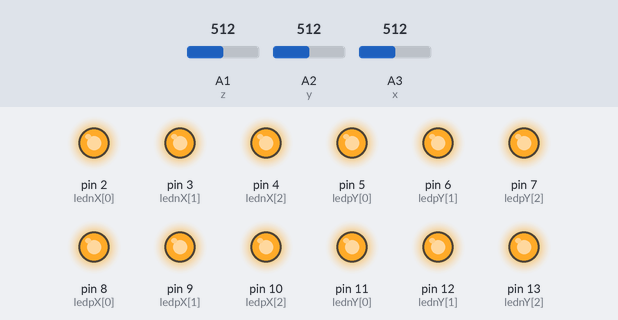
A sketch run on a simulated Arduino Uno, built with avr-gcc and run on an emulated ATmega328P. On the bench: output pins drawn as LEDs (lit = HIGH). The inputs (shaded band) are chosen by the test bench; at power-on: A1 (z) = 512, A2 (y) = 512, A3 (x) = 512.

Above: at 9.0 s.
9.1 s: A1 (z) set to 525
At 9.5 s:
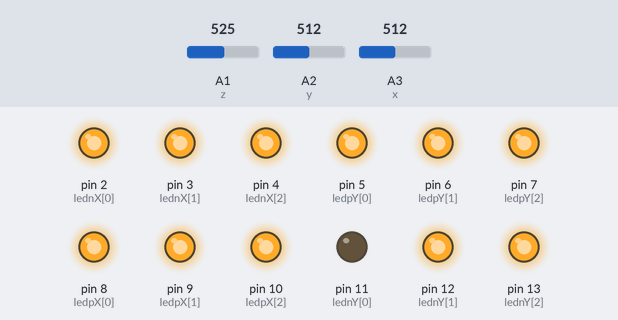
10.6 s: A2 (y) set to 514
At 10.9 s:
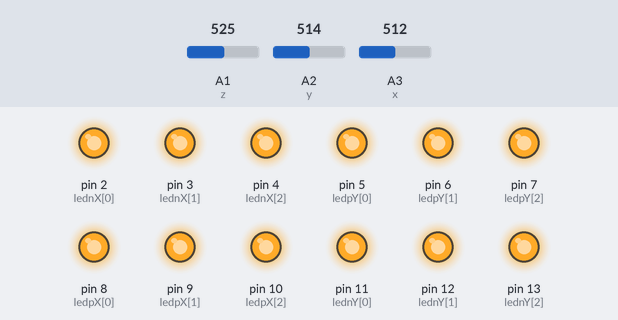
12.1 s: A3 (x) set to 529
At 13.1 s:
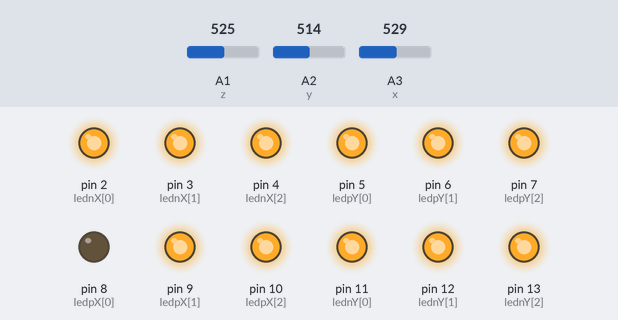
13.6 s: A3 (x) set to 716
At 14.2 s:
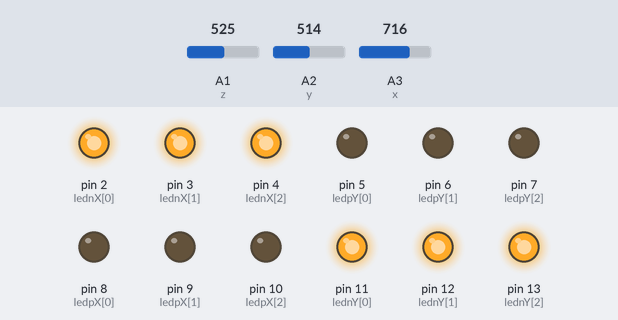
15.1 s: A1 (z) set to 716
At 15.6 s:
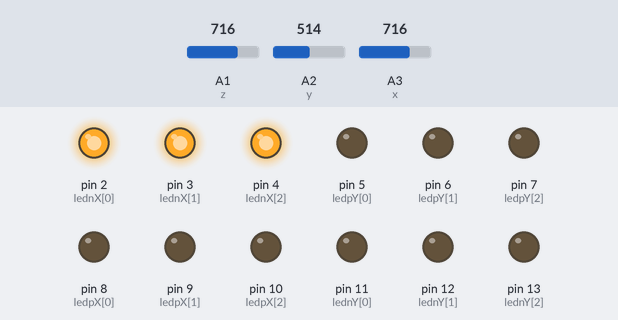
16.6 s: A3 (x) set to 900
At 17.8 s:
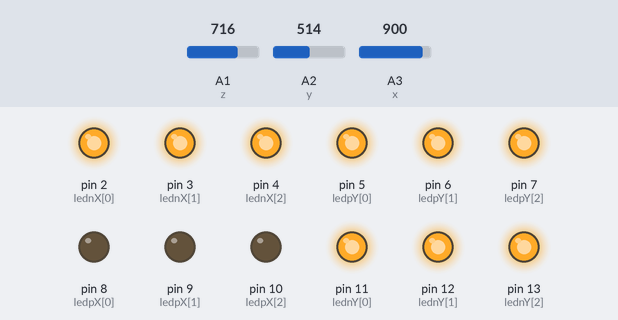
Timing chart, 0 to 19.1 s (numbered marks = the images above; inputs shaded):
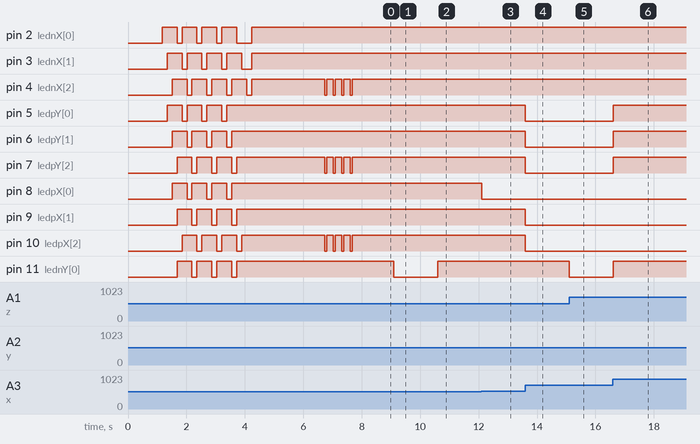

Measured:
- the behaviour switches between 524 and 525 on A1 (z) (found by bisection; images 0 and 1)
- the behaviour switches between 513 and 514 on A2 (y) (found by bisection; images 1 and 2)
- the behaviour switches between 528 and 529 on A3 (x) (found by bisection; images 2 and 3)
- after the input at 9.1 s, pin 11 (lednY[0]): HIGH → LOW at once
- after the input at 10.6 s, pin 11 (lednY[0]): LOW → HIGH at once
- after the input at 12.1 s, pin 8 (ledpX[0]): HIGH → LOW at once
- after the input at 13.6 s, pin 5 (ledpY[0]), pin 6 (ledpY[1]), pin 7 (ledpY[2]), pin 9 (ledpX[1]), pin 10 (ledpX[2]): HIGH → LOW at once
- after the input at 15.1 s, pin 11 (lednY[0]), pin 12 (lednY[1]), pin 13 (lednY[2]): HIGH → LOW at once
- after the input at 16.6 s, pin 5 (ledpY[0]), pin 6 (ledpY[1]), pin 7 (ledpY[2]), pin 11 (lednY[0]), pin 12 (lednY[1]), pin 13 (lednY[2]): LOW → HIGH at once

The sketch:

acce.ino
```cpp
//broche des valeurs de l'accéléromètre
const int z = A1;
const int y = A2;
const int x = A3;

const int lednX[3] = {2,3,4}; //leds pour les x positifs
const int ledpY[3] = {5,6,7}; //leds pour les y positifs
const int ledpX[3] = {8,9,10}; //leds pour les x negatifs
const int lednY[3] = {11,12,13}; //leds pour les y negatifs

//séquences d'allumages de led pour la mise en route du matériel
const int led1[19] = {2,5,8,11,2,5,8,11,2,5,8,11,2,5,8,11,2,2,2};
const int led2[19] = {3,3,6,9,12,3,6,9,12,3,6,9,12,3,6,9,12,3,3};
const int led3[19] = {4,4,4,7,10,13,4,7,10,13,4,7,10,13,4,7,10,13,4};

//valeurs d'accélérations pour les leds
const float acc1 = 10; //seuil allumage pour la premiere led
const float acc2 = 15; //seuil allumage pour la deuxieme led
const float acc3 = 20; //seuil allumage pour la troisieme led

//grandeurs vectorielles
float vecteurInit[3]; //vecteur initial
float x0; //composante x du vecteur initial
float y0; //composante y du vecteur initial
float z0; //composante z du vecteur initial

float mesure[3] = {0}; //vecteur dont les valeurs sont changées a chaque fois

//trois vecteurs de la base de projection
float U1[3] = {0}; //vecteur vertical initial
float U2[3] = {0}; //vecteur dans le plan d'inclinaison de l'acceléromètre
float U3[3] = {0}; //troisième vecteur

//norme de chaque vecteur de la base de projection
float nU1 = 0; //norme U1
float nU2 = 0; //norme U2
float nU3 = 0; //norme U3

//variables prenant la valeur des projections sur les axes x et y
float projX = 0;
float projY = 0;

void setup() {
  //déclarations des pins
  pinMode(x, INPUT);
  pinMode(y, INPUT);
  pinMode(z, INPUT);
  for (int i=2; i<14; i++) {
    pinMode(i, OUTPUT); }
  //
  delay(1000);
  SeqAllumage(); //signale la mise en route du module

  delay(1000);
  initVect(); //mesure de l'accélération à l'allumage
  x0 = vecteurInit[0];
  y0 = vecteurInit[1];
  z0 = vecteurInit[2];

  nU1 = sqrt(x0*x0 + y0*y0 + z0*z0);
  nU2 = sqrt(y0*y0 + x0*x0);
  nU3 = sqrt((y0*y0 + x0*x0 + z0*z0)*(x0*x0 + y0*y0));

  SetVectors(x0, y0, z0); //construit les trois vecteurs de la nouvelle base
  SeqInit(); //initialisation faite
}


void loop() {
  //on mesure
  mesure[0] = (float)analogRead(x) - x0;
  mesure[1] = (float)analogRead(y) - y0;
  mesure[2] = (float)analogRead(z) - z0;
  //

  //projection sur la bonne base
  projX = projection(2);
  projY = projection(3);
  //

  /*
   * allumage des leds sur l'axe X
   */
  if (projX <= -acc1) { //si c'est négatif
    digitalWrite(lednX[0], LOW);
    if (abs(projX) >= acc2) {
      digitalWrite(lednX[1], LOW);
      if (abs(projX) >= acc3) {
        digitalWrite(lednX[2], LOW);
      }
      else if (abs(projX) < acc3) {
        digitalWrite(lednX[2], HIGH);
      }
    }
    else if (abs(projX) < acc2) {
      digitalWrite(lednX[1], HIGH);
      digitalWrite(lednX[2], HIGH);
    }
  }
  else if (projX >= acc1) { //si c'est positif
    digitalWrite(ledpX[0], LOW);
    if (abs(projX) >= acc2) {
      digitalWrite(ledpX[1], LOW);
      if (abs(projX) >= acc3) {
        digitalWrite(ledpX[2], LOW);
      }
      else if (abs(projX) < acc3) {
        digitalWrite(ledpX[2], HIGH);
      }
    }
    else if (abs(projX) < acc2) {
      digitalWrite(ledpX[1], HIGH);
      digitalWrite(ledpX[2], HIGH);
    }
  }

  else if (projX > -acc1 and projX < acc1) { //si la valeur n'est pas suffisamment grande
    digitalWrite(lednX[0], HIGH);
    digitalWrite(lednX[1], HIGH);
    digitalWrite(lednX[2], HIGH);
    digitalWrite(ledpX[0], HIGH);
    digitalWrite(ledpX[1], HIGH);
    digitalWrite(ledpX[2], HIGH);
  }
  //==================================================

  /*
   * allumage des leds sur l'axe Y
   */
  if (projY <= -acc1) { //si c'est négatif
    digitalWrite(lednY[0], LOW);
    if (abs(projY) >= acc2) {
      digitalWrite(lednY[1], LOW);
      if (abs(projY) >= acc3) {
        digitalWrite(lednY[2], LOW);
      }
      else if (abs(projY) < acc3) {
        digitalWrite(lednY[2], HIGH);
      }
    }
    else if (abs(projY) < acc2) {
      digitalWrite(lednY[1], HIGH);
      digitalWrite(lednY[2], HIGH);
    }
  }
  else if (projY >= acc1) { //si c'est positif
    digitalWrite(ledpY[0], LOW);
    if (abs(projY) >= acc2) {
      digitalWrite(ledpY[1], LOW);
      if (abs(projY) >= acc3) {
        digitalWrite(ledpY[2], LOW);
      }
      else if (abs(projY) < acc3) {
        digitalWrite(ledpY[2], HIGH);
      }
    }
    else if (abs(projY) < acc2) {
      digitalWrite(ledpY[1], HIGH);
      digitalWrite(ledpY[2], HIGH);
    }
  }

  else if (projY > -acc1 and projY < acc1) { //si la valeur n'est pas suffisamment grande
    digitalWrite(lednY[0], HIGH);
    digitalWrite(lednY[1], HIGH);
    digitalWrite(lednY[2], HIGH);
    digitalWrite(ledpY[0], HIGH);
    digitalWrite(ledpY[1], HIGH);
    digitalWrite(ledpY[2], HIGH);
  }
  //================================================
  delay(10); //for stability
}
//fin du void()


void initVect() {
  /*
   * initialise la mesure d'accélération avec une moyenne de la mesure
   */
  float meanX = 0;
  float meanY = 0;
  float meanZ = 0;
  float count = 15;
  for (int i = 0; i<count; i++) {
    meanX = meanX + (float)analogRead(x);
    meanY = meanY + (float)analogRead(y);
    meanZ = meanZ + (float)analogRead(z);
    delay(100);
  }
  vecteurInit[0] = meanX/count;
  vecteurInit[1] = meanY/count;
  vecteurInit[2] = meanZ/count;
}

void SetVectors(float xSet, float ySet, float zSet) {
  /*
   * construit les vecteurs de la nouvelle base
   */
  U1[0] = xSet/nU1;
  U2[0] = ySet/nU2;
  U3[0] = xSet*zSet/nU3;
  U1[1] = ySet/nU1;
  U2[1] = -xSet/nU2;
  U3[1] = ySet*zSet/nU3;
  U1[2] = zSet/nU1;
  U2[2] = 0;
  U3[2] = -(xSet*xSet + ySet*ySet)/nU3;
}

void SeqAllumage() {
  /*
   * séquence d'allumage des leds à la mise en route
   */
  for (int i = 0; i<19; i++) {
    digitalWrite(led1[i], LOW);
    digitalWrite(led2[i], LOW);
    digitalWrite(led3[i], LOW);
    delay(170);
    digitalWrite(led1[i], HIGH);
    digitalWrite(led2[i], HIGH);
    digitalWrite(led3[i], HIGH);
  }
}

void SeqInit() {
  /*
   * séquence d'allumage des leds à l'initialisation
   */
  for (int i=0; i<4; i++) {
    digitalWrite(ledpX[2], LOW);
    digitalWrite(ledpY[2], LOW);
    digitalWrite(lednX[2], LOW);
    digitalWrite(lednY[2], LOW);
    delay(70);
    digitalWrite(ledpX[2], HIGH);
    digitalWrite(ledpY[2], HIGH);
    digitalWrite(lednX[2], HIGH);
    digitalWrite(lednY[2], HIGH);
    delay(220);
  }
}

float projection(int vecteurUnitaire) {
  /*
   * projection sur le vecteur choisi de la mesure de l'accélération
   */
  float scalar_product = 0;
  if (vecteurUnitaire == 1) {
    for (int i = 0; i<=2; i++) {
      scalar_product = scalar_product + mesure[i]*U1[i];
    }
    return(scalar_product);
  }
  if (vecteurUnitaire == 2) {
    for (int i = 0; i<=2; i++) {
      scalar_product = scalar_product + mesure[i]*U2[i];
    }
    return(scalar_product);
  }
  else if (vecteurUnitaire == 3) {
    for (int i = 0; i<=2; i++) {
      scalar_product = scalar_product + mesure[i]*U3[i];
    }
    return(scalar_product);
  }
}
```
